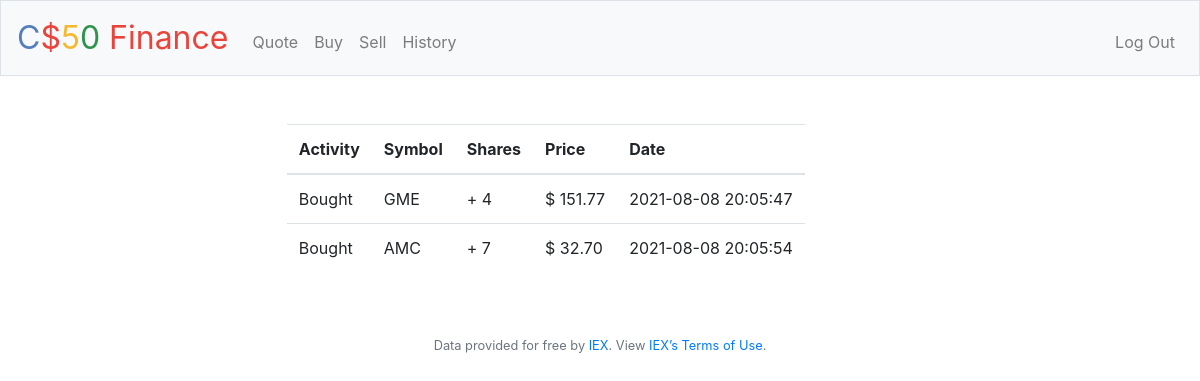
The app's page /history (signed in) with its own data.
### tables this page shows
CREATE TABLE 'user_ex' ('id' integer PRIMARY KEY NOT NULL, 'previous_cash' integer DEFAULT 10000 , 'current_cash' integer, 'exchange' text, 'Company_symbol' text NOT NULL, 'shares' integer, 'date'  datetime NOT NULL DEFAULT CURRENT_TIMESTAMP  , 'username_id'  integer NOT NULL  );

### application.py (the view)
@app.route("/history")
@login_required
def history():
    exchanges = db.execute("SELECT * FROM user_ex WHERE username_id = ?", session["user_id"])
    return render_template("history.html", exchanges=exchanges)

### application.py (called while the page is built)
@app.after_request
def after_request(response):
    response.headers["Cache-Control"] = "no-cache, no-store, must-revalidate"
    response.headers["Expires"] = 0
    response.headers["Pragma"] = "no-cache"
    return response

### helpers.py (called while the page is built)
def login_required(f):
    @wraps(f)
    def decorated_function(*args, **kwargs):
        if session.get("user_id") is None:
            return redirect("/login")
        return f(*args, **kwargs)
    return decorated_function

### templates/history.html (shortened to what this page needs)
{% extends "layout.html" %}
{% block main %}
        <div class = "table">
                <table class = "info">
                    <thead>
                        <b><tr>
                            <th>Activity</th>
                            <th>Symbol</th>
                            <th>Shares</th>
                            <th>Price</th>
                            <th>Date</th>
                        </tr></b>
                    </thead>
                    <tbody>
                        {% for exchange in exchanges %}
                            {% if exchange.shares > 0 %}
                        <tr>
                            <td>Bought</td>
                            <td>{{ exchange.Company_symbol }}</td>
                            <td>+ {{ exchange.shares }}</td>
                            <td>$ {{ "%.2f"|format(exchange.exchange[2:]|float / exchange.shares) }}</td>
                            <td> {{ exchange.date }}</td>
                        </tr>
                            {% endif %}
                        {% endfor %}
                    </tbody>
                </table>
            </div>
{% endblock %}

### static/styles.css (style rules this page uses)
.info { text-align: left; }
.table { padding-left:20%; }

### records on screen
user_ex: Company_symbol "GME", shares "4", exchange.exchange[2:]|float/exchange.shares "151.77", date "2021-08-08 20:05:47"
user_ex: Company_symbol "AMC", shares "7", exchange.exchange[2:]|float/exchange.shares "32.70", date "2021-08-08 20:05:54"
